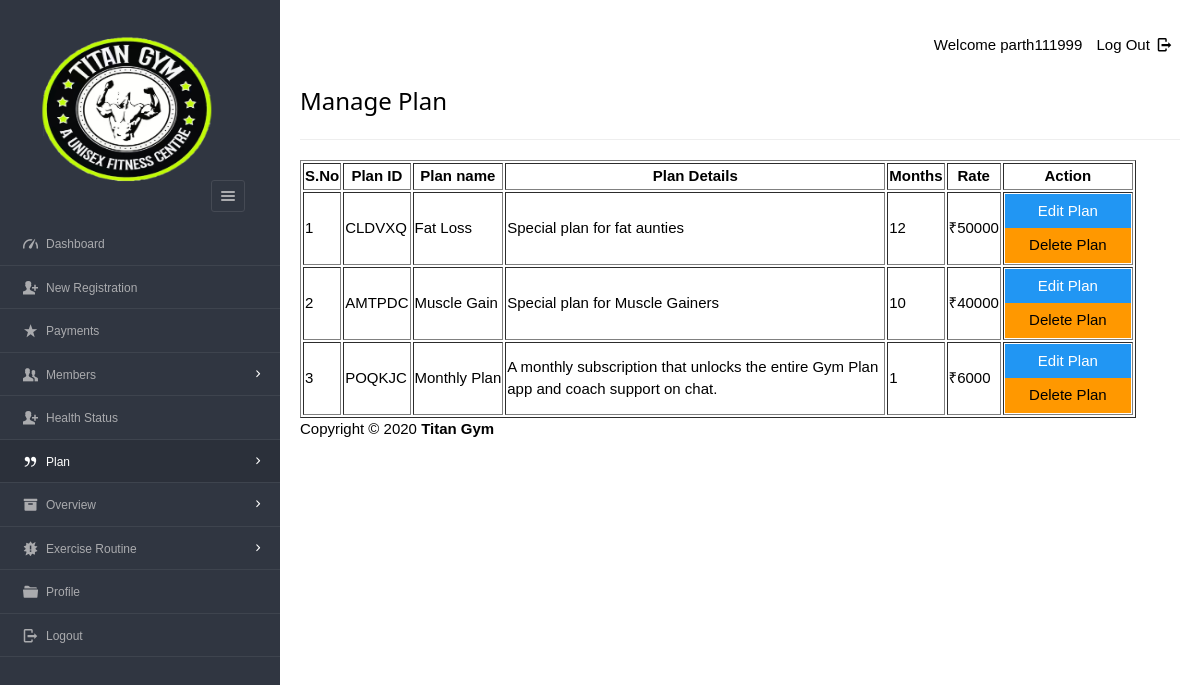
/dashboard/admin/view_plan.php (signed in), run on the app's committed database.
### tables this page shows
CREATE TABLE `plan` (
  `pid` varchar(8) NOT NULL,
  `planName` varchar(20) NOT NULL,
  `description` varchar(200) NOT NULL,
  `validity` varchar(20) NOT NULL,
  `amount` int(10) NOT NULL,
  `active` varchar(255) DEFAULT NULL
);

### dashboard/admin/view_plan.php (the view, shortened to what this page needs)
<?php
require '../../include/db_conn.php';
?>
<!DOCTYPE html>
<html lang="en">
<head>
    <link rel="stylesheet" href="../../css/style.css"  id="style-resource-5">
    <link rel="stylesheet" href="../../css/dashMain.css">
    <link rel="stylesheet" type="text/css" href="../../css/entypo.css">
	<link href="a1style.css" rel="stylesheet" type="text/css">
</head>
     <body class="page-body  page-fade" onload="collapseSidebar()">
    	<div class="page-container sidebar-collapsed" id="navbarcollapse">
		<div class="sidebar-menu">
			<header class="logo-env">
			<div class="logo">
				<a href="main.php">
					<img src="../../images/logo.png" alt="" width="192" height="80" />
				</a>
			</div>
					<div class="sidebar-collapse" onclick="collapseSidebar()">
				<a href="#" class="sidebar-collapse-icon with-animation">
					<i class="entypo-menu"></i>
				</a>
			</div>
			</header>
    		<?php include('nav.php'); ?>
    	</div>
    		<div class="main-content">
				<div class="row">
					<div class="col-md-6 col-sm-8 clearfix">
					</div>
					<div class="col-md-6 col-sm-4 clearfix hidden-xs">
						<ul class="list-inline links-list pull-right">
							<li>Welcome <?php echo $_SESSION['full_name']; ?>
							</li>
							<li>
								<a href="logout.php">
									Log Out <i class="entypo-logout right"></i>
								</a>
							</li>
						</ul>
					</div>
				</div>
		<h3>Manage Plan</h3>
		<hr />
		<table class="table table-bordered datatable" id="table-1" border=1>
			<thead>
				<tr>
					<th>S.No</th>
					<th>Plan ID</th>
					<th>Plan name</th>
					<th>Plan Details</th>
					<th>Months</th>
					<th>Rate</th>
					<th>Action</th>
				</tr>
			</thead>
				<tbody>
					<?php
					$query  = "select * from plan where active='yes' ORDER BY amount DESC";
					$result = mysqli_query($con, $query);
					$sno    = 1;
					if (mysqli_affected_rows($con) != 0) {
					    while ($row = mysqli_fetch_array($result, MYSQLI_ASSOC)) {
					        $msgid = $row['pid'];
					        echo "<tr><td>" . $sno . "</td>";
					        echo "<td>" . $row['pid'] . "</td>";
					        echo "<td>" . $row['planName'] . "</td>";
					        echo "<td width='380'>" . $row['description'] . "</td>";
					        echo "<td>" . $row['validity'] . "</td>";
					        echo "<td>₹" . $row['amount'] . "</td>";
					        $sno++;
					        echo '<td><a href=edit_plan.php?id="'.$row['pid'].'"><input type="button" class="a1-btn a1-blue" id="boxxe" style="width:100%" value="Edit Plan" ></a><form action="del_plan.php" method="post" onSubmit="return ConfirmDelete();"><input type="hidden" name="name" value="' . $msgid .'"/><input type="submit" id="button1" value="Delete Plan" class="a1-btn a1-orange"/></form></td></tr>';
					    }
					}
					?>
				</tbody>
		</table>
<?php include('footer.php'); ?>
    	</div>
    </body>
</html>

### css/style.css (style rules this page uses)
html { font-size: 62.5%; font-family: sans-serif; }
div { display: block; }
body { font-family: "Noto Sans", sans-serif, "Helvetica Neue", Helvetica, Arial, sans-serif; font-size: 12px; line-height: 1.428571429; display: block; margin: 0; }
body { background: url('/images/1697.jpg') no-repeat center center fixed; -webkit-background-size: cover; -moz-background-size: cover; -o-background-size: cover; background-size: cover; }
*, *:before, *:after { box-sizing: border-box; }
a { text-decoration: none; background: transparent; }
img { vertical-align: middle; }
img { border: 0; }
.logo img { width: 220px; height: 200px; }
input, button, select, textarea { font-family: inherit; font-size: inherit; line-height: inherit; }
button, input { line-height: normal; }
button, input, select, textarea { font-family: inherit; font-size: 100%; margin: 0; }
input { background-color: white; cursor: text; padding: 1px; border-width: 2px; border-style: inset; border-color: initial; border-image: initial; }
input, textarea, select, button { text-rendering: auto; color: initial; letter-spacing: normal; word-spacing: normal; text-transform: none; text-indent: 0px; text-shadow: none; display: inline-block; text-align: start; margin: 0em; font: 400 13.3333px Arial; }
button, html input[type="button"], input[type="reset"], input[type="submit"] { cursor: pointer; }
a { color: #373e4a; text-decoration: none; }
a { background: transparent; }
a { color: #373e4a; }
.page-container { position: relative; padding-left: 280px; }
.page-container .sidebar-menu { position: absolute; width: 280px; top: 0; left: 0; bottom: 0; background: #303641; color: #aaabae; z-index: 1; min-height: 796px; box-sizing: border-box; }
.page-container .sidebar-menu .logo-env { width: 100%; padding: 35px; padding-bottom: 10px; box-sizing: border-box; }
.page-container .sidebar-menu .logo-env:before, .page-container .sidebar-menu .logo-env:after { content: " "; display: table; }
.page-container .sidebar-menu .logo-env > div { display: block; vertical-align: middle; white-space: nowrap; float: left; }
.page-container .sidebar-menu .logo-env > div > a { display: inline-block; color: #aaabae; }
.page-container .sidebar-menu .logo-env > div.sidebar-collapse, .page-container .sidebar-menu .logo-env > div.sidebar-mobile-menu { position: relative; float: right; }
.page-container .sidebar-menu .logo-env > div.sidebar-collapse a, .page-container .sidebar-menu .logo-env > div.sidebar-mobile-menu a { display: inline-block; border: 1px solid #454a54; text-align: center; padding: 0; line-height: 1; font-size: 20px; font-weight: 300; padding: 5px 2px; background-clip: padding-box; border-radius: 3px; transition: all 200ms ease-in-out; }
.page-container .sidebar-menu .logo-env .logo img { width: 180px; height: 150px; }
.page-container .sidebar-menu .logo-env:after { clear: both; }
ul, ol { margin-top: 0; margin-bottom: 8.5px; }
ul, menu, dir { display: block; list-style-type: disc; }
li { display: list-item; }
i, cite, em, var, address, dfn { font-style: italic; }

### css/entypo.css (style rules this page uses)
[class^="entypo-"]:before, [class*=" entypo-"]:before { font-family: "entypo"; font-style: normal; font-weight: normal; speak: none; display: inline-block; text-decoration: inherit; width: 1em; margin-right: .2em; text-align: center; font-variant: normal; text-transform: none; line-height: 1em; margin-left: .2em; }
.entypo-menu:before { content: '\e811'; }
.entypo-logout:before { content: '\e85d'; }

### dashboard/admin/view_plan.php (style rules this page uses)
#button1 { width:126px; }

### data on the page
plan: pid "CLDVXQ", planName "Fat Loss", description "Special plan for fat aunties", validity "12", amount "50000"
plan: pid "AMTPDC", planName "Muscle Gain", description "Special plan for Muscle Gainers", validity "10", amount "40000"
plan: pid "POQKJC", planName "Monthly Plan", description "A monthly subscription that unlocks the entire Gym Plan app and coach support on chat.", validity "1", amount "6000"

### other printed values
$_SESSION['full_name'] "parth111999"
